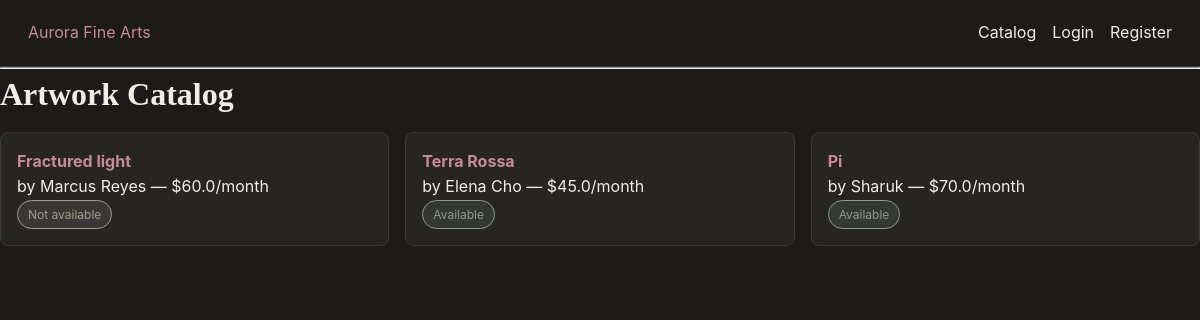
Before: / with the older database file.
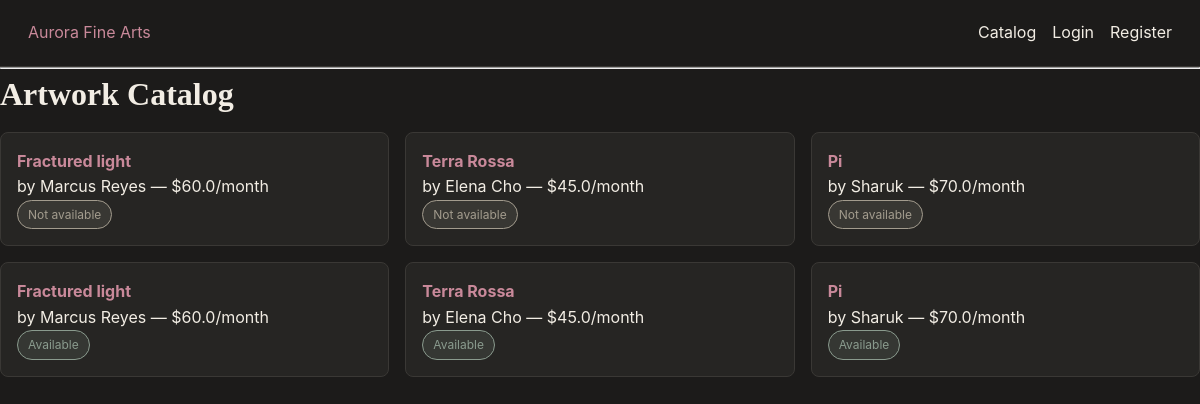
After: the same page with the newer database file.
### models.py (models this page shows, shortened)
class Artwork(db.Model):
    id = db.Column(db.Integer, primary_key=True)
    title = db.Column(db.String(150), nullable=False)
    artist_name = db.Column(db.String(150), nullable=False)
    category = db.Column(db.String(80))
    price_per_month = db.Column(db.Float, nullable=False)
    is_available = db.Column(db.Boolean, default=True)

### app.py (the view)
@app.route("/")
def home():
    artworks = Artwork.query.all()
    return render_template("home.html", artworks=artworks)

### templates/home.html (shortened to what this page needs)
{% extends "base.html" %}
{% block content %}
    <h1>Artwork Catalog</h1>
    <div class="catalog-grid">
        {% for art in artworks %}
            <div class="artwork-card">
                <a href="/artwork/{{ art.id }}"><strong>{{ art.title }}</strong></a>
                <p>by {{ art.artist_name }} — ${{ art.price_per_month }}/month</p>
                {% if art.is_available %}
                    <span class="badge">Available</span>
                {% else %}
                    <span class="badge" style="border-color:#A39C8E; color:#A39C8E; background:rgba(163,156,142,0.15);">Not available</span>
                {% endif %}
            </div>
        {% endfor %}
    </div>
{% endblock %}

### templates/base.html (shortened to what this page needs)
<!DOCTYPE html>
<html>
<head>
    <link rel="stylesheet" href="{{ url_for('static', filename='css/style.css') }}">
</head>
<body>
    <nav>
        <div class="nav-brand">
            <a href="/">Aurora Fine Arts</a>
        </div>
        <div class="nav-links" id="nav-links">
            <a href="/">Catalog</a>
            {% if current_user.is_authenticated %}
                <a href="/my-rentals">My rentals</a>
                {% if current_user.is_admin %}
                    <a href="/admin/rentals">Admin</a>
                {% endif %}
                <a href="/logout">Logout</a>
            {% else %}
                <a href="/login">Login</a>
                <a href="/register">Register</a>
            {% endif %}
        </div>
    </nav>
    <hr>
    {% block content %}{% endblock %}
</body>
</html>

### static/css/style.css (style rules this page uses)
* { margin: 0; padding: 0; box-sizing: border-box; }
body { font-family: 'Inter', -apple-system, sans-serif; background-color: #1C1B1A; color: #F2EDE4; line-height: 1.6; }
h1, h2 { font-family: 'Playfair Display', serif; margin-bottom: 12px; }
a { color: #C9899A; text-decoration: none; }
nav { display: flex; align-items: center; justify-content: space-between; padding: 20px 28px; border-bottom: 1px solid #3A3835; position: relative; }
.nav-links { display: flex; gap: 16px; }
.nav-links a { color: #F2EDE4; }
.artwork-card { background: #262523; border: 1px solid #3A3835; border-radius: 8px; padding: 16px; margin-bottom: 16px; }
.badge { display: inline-block; font-size: 12px; padding: 4px 10px; border-radius: 999px; border: 1px solid #8A9B8E; color: #8A9B8E; background: rgba(138, 155, 142, 0.15); }
.catalog-grid { display: grid; grid-template-columns: repeat(3, 1fr); gap: 16px; }
.catalog-grid .artwork-card { margin-bottom: 0; }

Changed rows visible on the page:
changed Artwork (number 2 of 6 on the later page): is_available "Available" → "Not available"
changed Artwork (number 3 of 6 on the later page): is_available "Available" → "Not available"
added Artwork: title "Fractured light", artist_name "Marcus Reyes", price_per_month "60.0", is_available "Available"
added Artwork: title "Terra Rossa", artist_name "Elena Cho", price_per_month "45.0", is_available "Available"
added Artwork: title "Pi", artist_name "Sharuk", price_per_month "70.0", is_available "Available"
